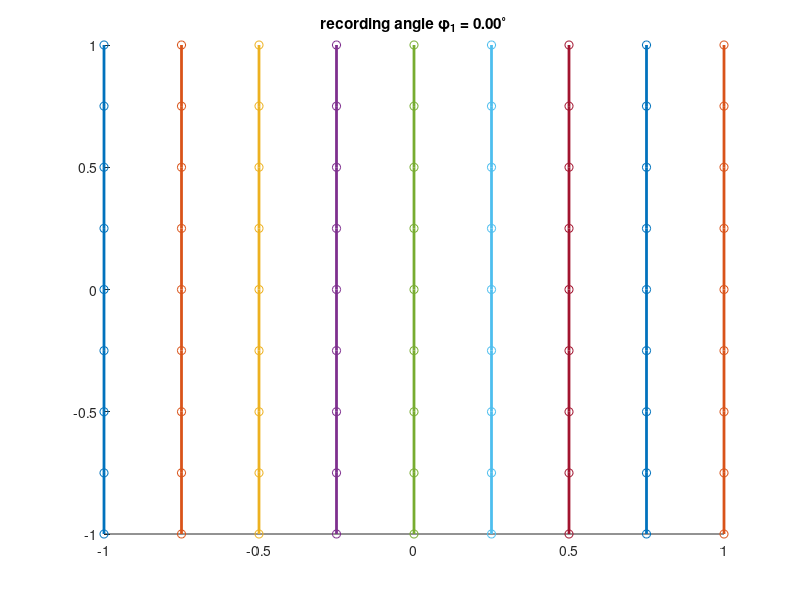

The MATLAB source for this figure: (Note: this script raises an error after producing the figure.)
%%
% Recording Angles for Radon Transform
%
%%

% clean up:
clear all;
close all; % close all open figures
clc;

%%
% setup
% 
% * N: num of recording angles equally distributed in $[0,\pi]$
% * SAMP: sample time of r-,s-axis
%
N=9;
SAMP=0.25;

%%
% Recording angles
% Following code constructs the rec. angles
% $$ \phis=\left(0°, ..., 180°\right) $$
% $$ \sigmas = \left( ... \right) $$
%
phis=linspace(0,180,N);
phis_=phis*pi/180; % tmp var
sigmas=[cos(phis_);sin(phis_)];
phis_=phis_+pi/2; % +90°
sigmasT=[cos(phis_);sin(phis_)];

% discrete intervalls of $r=[-1,1]$ and $s=[-1,1]$
r=-1:SAMP:1;
s=-1:SAMP:1;

% iterate over all recording angles
for j=1:N
    sigma=sigmas(:,j); % set current angle
    line1=sigmasT(:,j)*r; % standard vectors for $r*sigmaT$

    % create new figure:
    figure;
    hold on;

    %line=[];
    line=zeros(2,length(s),N); %preallocate matrix
    for i=1:length(s)
        % $ L(s) = s_i*sigma_j + r*sigma_j^{T} $
        line(:,:,i)=[line1(1,:)+s(i)*sigma(1) ; line1(2,:)+s(i)*sigma(2)];

        %plot line and sample-points:
        scatter(line(1,:,i),line(2,:,i));
        plot(line(1,:,i),line(2,:,i),'LineWidth',2);
    end

    % add title with current recording angle to plot:
    str=sprintf('recording angle \\phi_%d = %.2f^\\circ',j,phis(j));
    title(str);

    % add grid & origin to plot:
    hline(0,'--r');
    vline(0,'--r');
    grid on;

    % plot angle phi
    angle=(sigma*s);
    angleX=angle(1,:);
    angleY=angle(2,:);
    if (phis(j) <= 90) % 0° <= phi <= 90°
        angleX=angleX(angleX>=0); % only positiv X entries
        angleY=angleY(length(angleY)-length(angleX)+1:end); % choose proper Y
    else
        angleY=angleY(angleY>=0); % only positiv Y entries
        angleX=angleX(length(angleX)-length(angleY)+1:end); % choose proper X
    end
    plot(angleX,angleY,'k','LineWidth',2);
end
